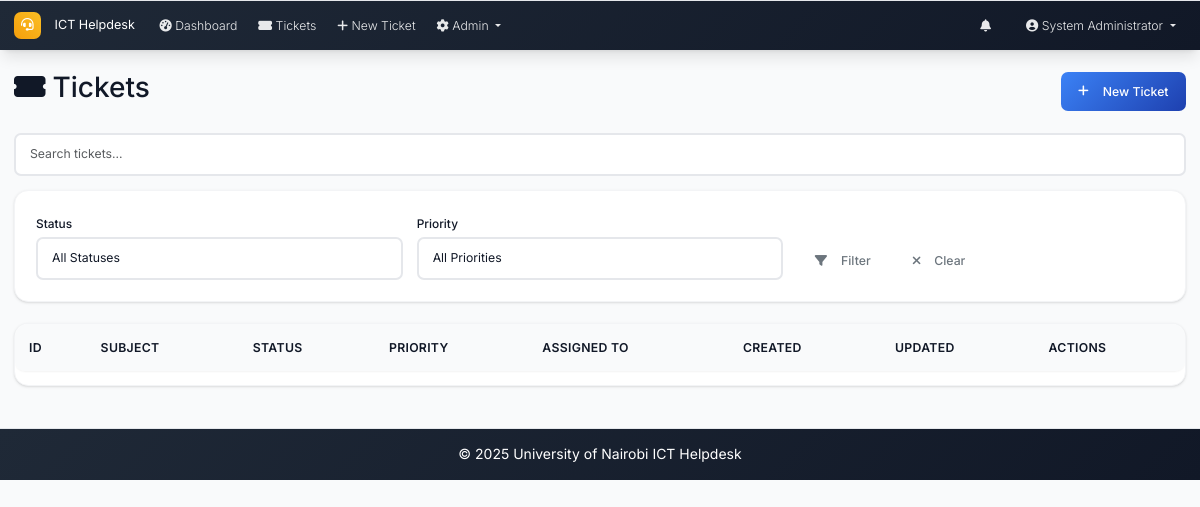
Page /tickets (signed in) on the earlier database version.
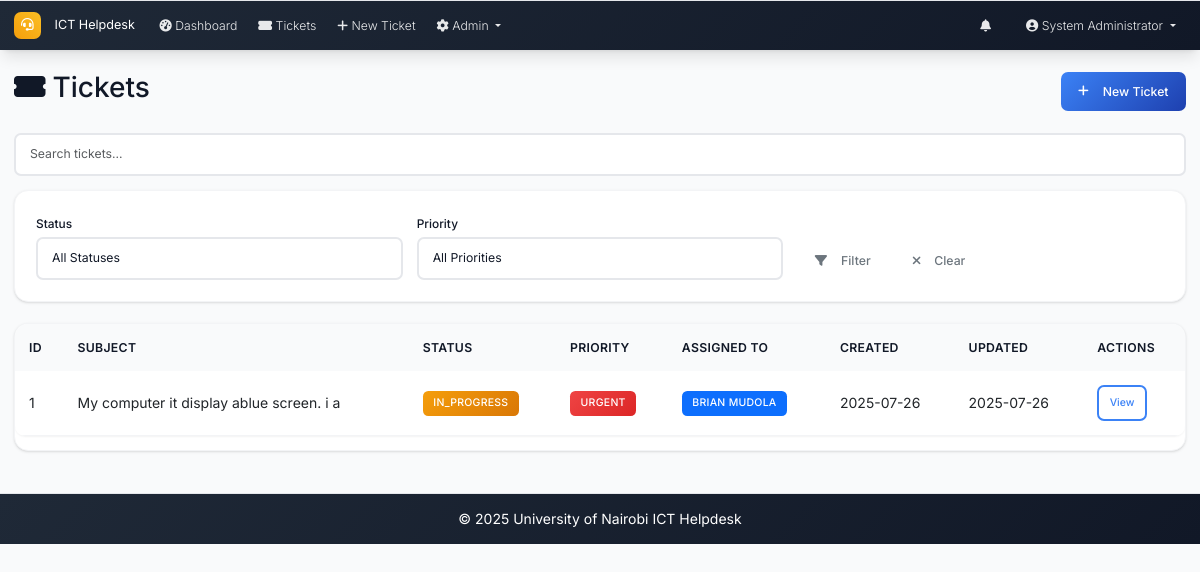
Same page on the later database version.
### models.py (models this page shows, shortened)
class Ticket(db.Model):
    id = db.Column(db.Integer, primary_key=True)
    location = db.Column(db.String(200), nullable=False)
    description = db.Column(Text, nullable=False)
    status = db.Column(db.String(20), nullable=False, default='open')  # open, in_progress, resolved, closed
    priority = db.Column(db.String(20), nullable=False, default='medium')  # low, medium, high, urgent
    created_at = db.Column(db.DateTime, default=datetime.utcnow)
    updated_at = db.Column(db.DateTime, default=datetime.utcnow, onupdate=datetime.utcnow)
    closed_at = db.Column(db.DateTime)
    closed_by_id = db.Column(db.Integer, db.ForeignKey('user.id'), nullable=True)
    due_date = db.Column(db.DateTime, nullable=True)
    created_by_id = db.Column(db.Integer, db.ForeignKey('user.id'), nullable=True)
    category_id = db.Column(db.Integer, db.ForeignKey('category.id'))
    comments = db.relationship('Comment', backref='ticket', lazy='dynamic', cascade='all, delete-orphan')
    attachments = db.relationship('Attachment', backref='ticket', lazy='dynamic', cascade='all, delete-orphan')
    assignees = db.relationship('User', secondary=ticket_assignees, back_populates='assigned_tickets', lazy='selectin')
    closed_by = db.relationship('User', foreign_keys=[closed_by_id], backref='closed_tickets')

class User(UserMixin, db.Model):
    id = db.Column(db.Integer, primary_key=True)
    username = db.Column(db.String(64), unique=True, nullable=False)
    email = db.Column(db.String(120), unique=True, nullable=False)
    password_hash = db.Column(db.String(256), nullable=False)
    full_name = db.Column(db.String(100), nullable=False)
    role = db.Column(db.String(20), nullable=False, default='user')  # admin, intern, user
    created_at = db.Column(db.DateTime, default=datetime.utcnow)
    is_active = db.Column(db.Boolean, default=True)
    is_verified = db.Column(db.Boolean, default=False)
    verification_token = db.Column(db.String(128), nullable=True)
    phone_number = db.Column(db.String(20), nullable=True)
    is_approved = db.Column(db.Boolean, default=False)
    approved_by_id = db.Column(db.Integer, db.ForeignKey('user.id'), nullable=True)
    approved_at = db.Column(db.DateTime, nullable=True)
    tickets_created = db.relationship('Ticket', foreign_keys='Ticket.created_by_id', backref='creator', lazy='dynamic')
    assigned_tickets = db.relationship('Ticket', secondary='ticket_assignees', back_populates='assignees', lazy='selectin')
    comments = db.relationship('Comment', backref='author', lazy='dynamic')

### routes.py (the view)
@app.route('/tickets')
@login_required
def tickets_list():
    page = request.args.get('page', 1, type=int)
    status_filter = request.args.get('status', '')
    priority_filter = request.args.get('priority', '')
    query = Ticket.query
    if current_user.role == 'user':
        query = query.filter_by(created_by_id=current_user.id)
    elif current_user.role == 'intern':
        if status_filter == 'assigned':
            query = query.filter(Ticket.assignees.any(id=current_user.id))
            status_filter = ''  # Clear status filter since we're showing all assigned tickets
        else:
            query = query.filter(Ticket.assignees.any(id=current_user.id))
    if status_filter:
        query = query.filter_by(status=status_filter)
    if priority_filter:
        query = query.filter_by(priority=priority_filter)
    tickets = query.order_by(desc(Ticket.created_at)).paginate(
        page=page, per_page=10, error_out=False
    )
    return render_template('tickets_list.html', tickets=tickets, status_filter=status_filter, priority_filter=priority_filter)

### app.py (called while the page is built)
@login_manager.user_loader
def load_user(user_id):
    from models import User
    return User.query.get(int(user_id))

@app.context_processor
def inject_now():
    return {'now': datetime.utcnow}

### routes.py (called while the page is built)
@app.context_processor
def inject_datetime():
    return dict(datetime=datetime)

### templates/tickets_list.html (shortened to what this page needs)
{% extends "base.html" %}
{% block content %}
<div class="d-flex justify-content-between align-items-center mb-4">
    <h2><i class="fas fa-ticket-alt me-2"></i>Tickets</h2>
    <a href="{{ url_for('new_ticket') }}" class="btn btn-primary">
        <i class="fas fa-plus me-2"></i>New Ticket
    </a>
</div>
<div class="mb-3">
    <input type="text" id="ticket-search" class="form-control" placeholder="Search tickets...">
</div>
<div class="card mb-4">
    <div class="card-body">
        <form method="GET" class="row g-3">
            <div class="col-md-4">
                <label class="form-label">Status</label>
                <select name="status" class="form-control">
                    <option value="">All Statuses</option>
                </select>
            </div>
            <div class="col-md-4">
                <label class="form-label">Priority</label>
                <select name="priority" class="form-control">
                    <option value="">All Priorities</option>
                </select>
            </div>
            <div class="col-md-4 d-flex align-items-end">
                <button type="submit" class="btn btn-outline-secondary me-2">
                    <i class="fas fa-filter me-2"></i>Filter
                </button>
                <a href="{{ url_for('tickets_list') }}" class="btn btn-outline-secondary">
                    <i class="fas fa-times me-2"></i>Clear
                </a>
            </div>
        </form>
    </div>
</div>
<div class="card">
    <div class="table-responsive">
        <table class="table" id="tickets-table">
            <thead>
                <tr>
                    <th>ID</th>
                    <th>Subject</th>
                    <th>Status</th>
                    <th>Priority</th>
                    <th>Assigned To</th>
                    <th>Created</th>
                    <th>Updated</th>
                    <th>Actions</th>
                </tr>
            </thead>
            <tbody>
                {% for ticket in tickets.items %}
                <tr>
                    <td>{{ ticket.id }}</td>
                    <td>{{ ticket.title or ticket.description[:40] }}</td>
                    <td><span class="badge badge-status-{{ ticket.status|replace(' ', '_') }}">{{ ticket.status.title() }}</span></td>
                    <td><span class="badge priority-{{ ticket.priority }}">{{ ticket.priority.title() }}</span></td>
                    <td>
                        {% if ticket.assignees|length > 0 %}
                            {% for user in ticket.assignees %}
                                <span class="badge bg-primary">{{ user.full_name }}</span>{% if not loop.last %} {% endif %}
                            {% endfor %}
                        {% else %}
                            <span class="text-muted">Unassigned</span>
                        {% endif %}
                    </td>
                    <td>{{ ticket.created_at.strftime('%Y-%m-%d') }}</td>
                    <td>{{ ticket.updated_at.strftime('%Y-%m-%d') }}</td>
                    <td>
                        <a href="{{ url_for('ticket_detail', id=ticket.id) }}" class="btn btn-sm btn-outline-primary">View</a>
                    </td>
                </tr>
                {% endfor %}
            </tbody>
        </table>
    </div>
</div>
{% endblock %}

Differences in the rows shown:
added Ticket: id "1", description "My computer it display ablue screen. i a", status "IN_PROGRESS", priority "URGENT", created_at "2025-07-26", updated_at "2025-07-26"
now on this page (row unchanged): User: full_name "BRIAN MUDOLA"
